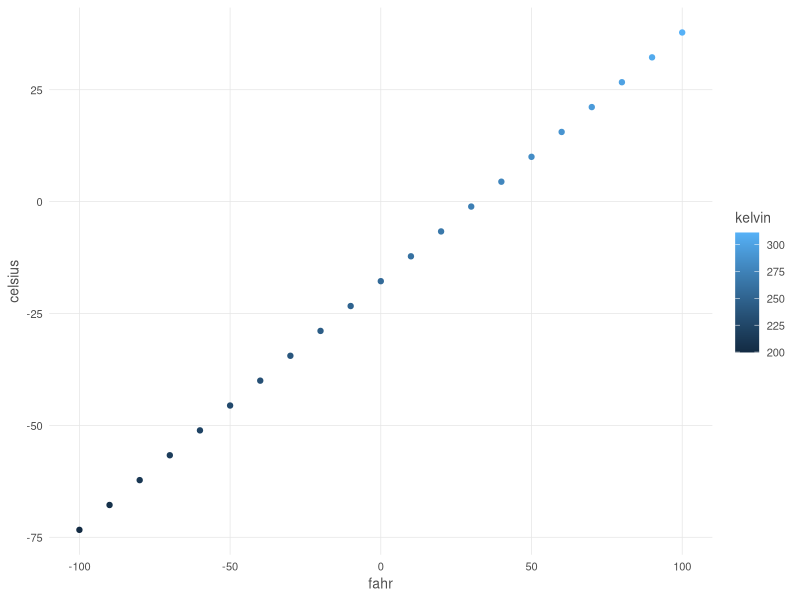
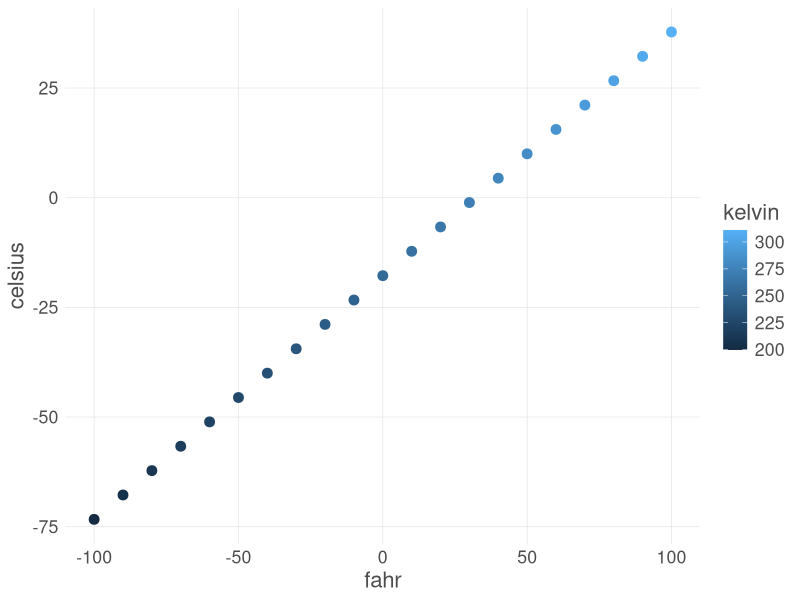

These charts were generated, in order, by the following R code:
## ---- chunk 1
airtemps <- c(212, 30.3, 78, 32)
celsius1 <- (airtemps[1] - 32 ) * 5/9
celsius2 <- (airtemps[2] - 32 ) * 5/9
celsius3 <- (airtemps[3] - 32 ) * 5/9
celsius4 <- (airtemps[4] - 32 ) * 5/9
## ---- chunk 2
#' Convert temp from F to C
#'
#' @param fahr Temp in degrees F to be converted
#' @return Temp in C
#' @export
#' @examples
#' f_to_c(32)

f_to_c <- function(fahr) {
  celsius <- (fahr-32)*5/9
  return(celsius)
}
## ---- chunk 3
celsius4 <- f_to_c(airtemps[1])
celsius4
## ---- chunk 4
celsius1 == celsius4
## ---- chunk 5
celsius <- f_to_c(airtemps)
celsius
## ---- chunk 6
c_to_f <- function(celsius) {
  fahr <- ((celsius * 9)/5) + 32
  return(fahr)
}
## ---- chunk 7
f1 <- c_to_f(celsius)
f1
airtemps == f1
## ---- chunk 8
convert_temps <- function(fahr) {
  celsius <- (fahr-32)*5/9
  kelvin <- celsius + 273.15
  return(list(fahr=fahr, celsius=celsius, kelvin=kelvin))
}

temps_df <- data.frame(convert_temps(seq(-100,100,10)))
## ---- chunk 9
custom_theme <- function(base_size = 9) {
    ggplot2::theme(
      text = ggplot2::element_text(family = 'Helvetica', color = 'gray30', size = base_size),
      plot.title = ggplot2::element_text(size = ggplot2::rel(1.25), hjust = 0.5, face = 'bold'),
      panel.background = ggplot2::element_blank(),
      panel.border = ggplot2::element_blank(),
      panel.grid.minor = ggplot2::element_blank(),
      panel.grid.major = ggplot2::element_line(colour = 'grey90', linewidth = .25),
      legend.position = 'right',
      legend.key = ggplot2::element_rect(colour = NA, fill = NA),
      axis.ticks = ggplot2::element_blank(),
      axis.line = ggplot2::element_blank()
      )
}

## ---- chunk 10
library(ggplot2)

ggplot(temps_df, mapping = aes(x = fahr, y = celsius, color = kelvin)) +
    geom_point() +
    custom_theme(10)
## ---- chunk 11
scatterplot <- function(df, point_size = 2, font_size = 9) {
  ggplot(df, mapping = aes(x = fahr, y = celsius, color = kelvin)) +
    geom_point(size = point_size) +
    custom_theme(font_size)
}
## ---- chunk 12
scatterplot(temps_df, point_size=3, font_size = 16)
